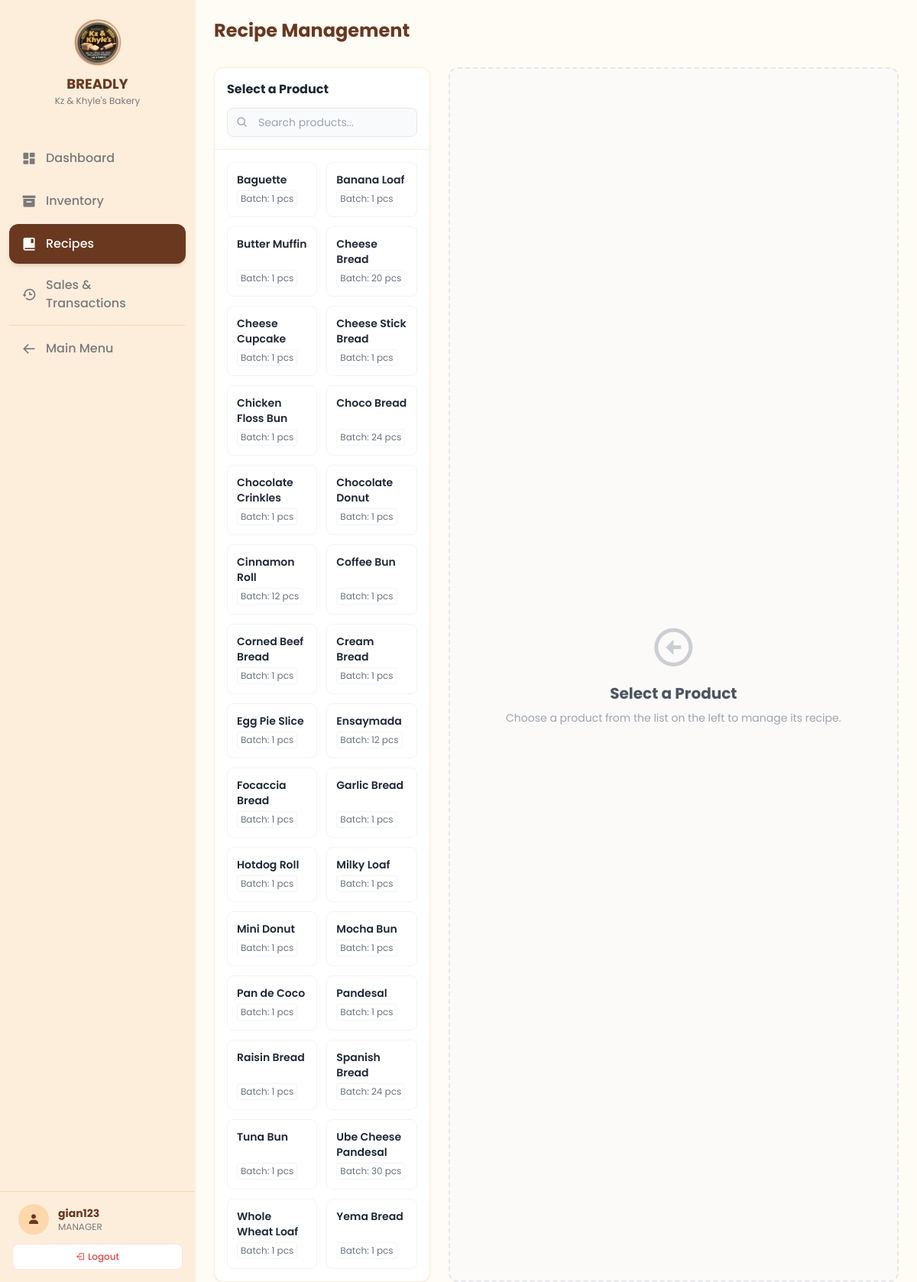
Page /nav/recipes.php (signed in) on the committed database.
### tables this page shows
CREATE TABLE `products` (
  `product_id` int(11) NOT NULL,
  `name` varchar(100) NOT NULL,
  `price` decimal(10,2) NOT NULL,
  `image_url` varchar(255) DEFAULT NULL,
  `status` enum('available','recalled','discontinued') NOT NULL DEFAULT 'available',
  `stock_qty` int(11) DEFAULT 0,
  `stock_unit` varchar(20) NOT NULL DEFAULT 'pcs',
  `is_sellable` tinyint(1) NOT NULL DEFAULT 1 COMMENT '1 = Appears on POS, 0 = Intermediate product',
  `batch_size` int(11) NOT NULL DEFAULT 1 COMMENT 'Number of units produced per recipe'
);

### nav/recipes.php (the view, shortened to what the rows shown need)
<?php
require_once '../src/BakeryManager.php';
$bakeryManager = new BakeryManager();
$selected_product_id = $_GET['product_id'] ?? null;
$products = $bakeryManager->getAllProductsSimple();
?>
<!DOCTYPE html>
<html lang="en">
<head>
    <link href='https://unpkg.com/boxicons@2.1.4/css/boxicons.min.css' rel='stylesheet'>
    <script src="https://cdn.tailwindcss.com"></script>
</head>
<body class="bg-breadly-bg text-breadly-dark font-sans h-screen flex overflow-hidden selection:bg-orange-200">
    <main class="flex-1 flex flex-col h-full overflow-hidden relative w-full">
        <div class="p-6 pb-2 flex flex-col md:flex-row md:items-center justify-between gap-4 bg-breadly-bg z-10">
            <div class="flex items-center gap-3">
                <h1 class="text-2xl font-bold text-breadly-dark">Recipe Management</h1>
            </div>
        </div>
        <div class="flex-1 overflow-y-auto p-6 pb-20">
            <div class="grid grid-cols-1 lg:grid-cols-12 gap-6 h-full">
                <div class="lg:col-span-4 xl:col-span-3 flex flex-col h-full">
                    <div class="bg-white rounded-xl shadow-sm border border-orange-100 flex flex-col h-full overflow-hidden">
                        <div class="flex-1 overflow-y-auto p-4" id="recipe-product-list">
                            <div class="grid grid-cols-2 gap-3">
                                <?php foreach ($products as $product): ?>
                                    <?php $is_active = ($selected_product_id == $product['product_id']); ?>
                                    <div class="col-product" data-product-name="<?= htmlspecialchars(strtolower($product['name'])) ?>">
                                        <a href="recipes.php?product_id=<?php echo $product['product_id']; ?>"
                                           class="product-card block p-3 rounded-lg border transition-all duration-200 hover:shadow-md flex flex-col h-full <?php echo $is_active ? 'border-breadly-btn bg-orange-50 ring-1 ring-breadly-btn' : 'border-gray-100 bg-white hover:border-orange-200'; ?>"
                                           data-product-name="<?php echo htmlspecialchars($product['name']); ?>">
                                             <div class="font-semibold text-sm text-gray-800 mb-1 line-clamp-2"><?= htmlspecialchars($product['name']) ?></div>
                                             <div class="mt-auto text-xs text-gray-500 bg-white/50 rounded px-1 py-0.5 w-fit border border-gray-100">Batch: <?= htmlspecialchars($product['batch_size'] ?? '0') ?> pcs</div>
                                        </a>
                                    </div>
                                <?php endforeach; ?>
                            </div>
                        </div>
                    </div>
                </div>
            </div>
        </div>
    </main>
</body>
</html>

### rows in the picture
products: name "Baguette", batch_size "1"
products: name "Banana Loaf", batch_size "1"
products: name "Butter Muffin", batch_size "1"
products: name "Cheese Bread", batch_size "20"
products: name "Cheese Cupcake", batch_size "1"
products: name "Cheese Stick Bread", batch_size "1"
products: name "Chicken Floss Bun", batch_size "1"
products: name "Choco Bread", batch_size "24"
products: name "Chocolate Crinkles", batch_size "1"
products: name "Chocolate Donut", batch_size "1"
products: name "Cinnamon Roll", batch_size "12"
products: name "Coffee Bun", batch_size "1"
products: name "Corned Beef Bread", batch_size "1"
products: name "Cream Bread", batch_size "1"
products: name "Egg Pie Slice", batch_size "1"
products: name "Ensaymada", batch_size "12"
products: name "Focaccia Bread", batch_size "1"
products: name "Garlic Bread", batch_size "1"
products: name "Hotdog Roll", batch_size "1"
products: name "Milky Loaf", batch_size "1"
products: name "Mini Donut", batch_size "1"
products: name "Mocha Bun", batch_size "1"
products: name "Pan de Coco", batch_size "1"
products: name "Pandesal", batch_size "1"
products: name "Raisin Bread", batch_size "1"
products: name "Spanish Bread", batch_size "24"
products: name "Tuna Bun", batch_size "1"
products: name "Ube Cheese Pandesal", batch_size "30"
products: name "Whole Wheat Loaf", batch_size "1"
products: name "Yema Bread", batch_size "1"

### other values in the picture
$_SESSION['username'] "gian123"
str_replace('_', ' ', $current_role) "MANAGER"
